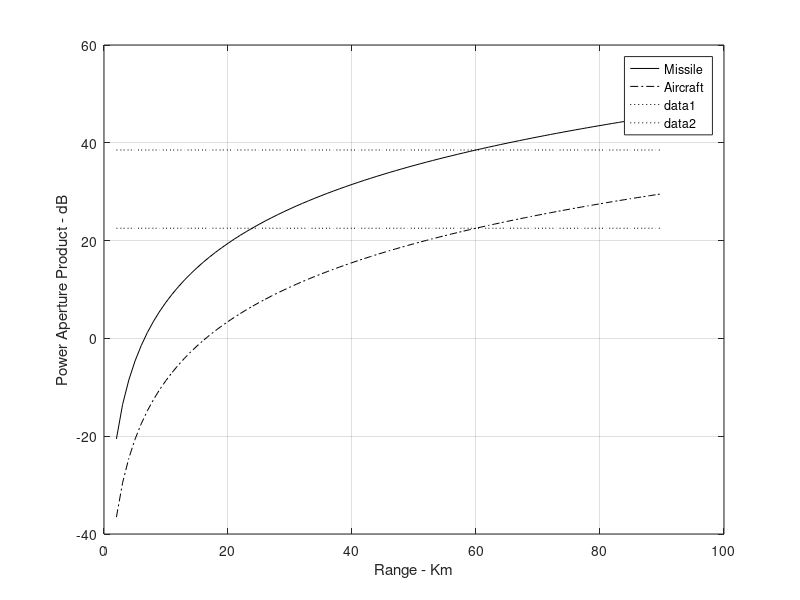

Write MATLAB code to recreate this figure. (Note: this script raises an error after producing the figure.)
% This program is used to generate Fig. 1.17 
% It implements the search radar equation defined in Eq. 1.67

clear all
close all

snr = 15.0; % Sensitivity SNR in dB        
tsc = 2.; % Antenna scan time in seconds
sigma_tgtm = -10;    % Missile RCS in dBsm
sigma_tgta = 6; % Aircraft RCS in dBsm
range = 60.0; % Sensitivity range in Km, 
te = 290.0;   % Effective noise temperature in Kelvins
nf = 8;  % Noise figure in dB           
loss = 10.0;   % Radar losses in dB
az_angle = 360.0;   % Search volume azimuth extent in degrees
el_angle = 10.0;  % Search volume elevation extent in degrees
c = 3.0e+8; % Speed of light

% Compute Omega in steradians
omega = (az_angle / 57.296) * (el_angle /57.296);
omega_db = 10.0*log10(omega); % Convert Omega to dBs
k_db = 10.*log10(1.38e-23);
te_db = 10*log10(te);
tsc_db = 10*log10(tsc);
factor = 10*log10(4*pi);
rangemdb = 10*log10(range * 1000.);
rangeadb = 10*log10(range * 1000.);

PAP_Missile = snr - sigma_tgtm - tsc_db + factor + 4.0 * rangemdb + ...
k_db + te_db + nf + loss + omega_db

PAP_Aircraft = snr - sigma_tgta - tsc_db + factor + 4.0 * rangeadb + ...
k_db + te_db + nf + loss + omega_db

index = 0;
% vary range from 2Km to 90 Km 
for rangevar = 2 : 1 : 90
  index = index + 1;
  rangedb = 10*log10(rangevar * 1000.0);
  papm(index) = snr - sigma_tgtm - tsc_db + factor + 4.0 * rangedb + ...
  k_db + te_db + nf + loss + omega_db;
  missile_PAP(index) = PAP_Missile;
  aircraft_PAP(index) = PAP_Aircraft;
  papa(index) = snr - sigma_tgta - tsc_db + factor + 4.0 * rangedb + ...
  k_db + te_db + nf + loss +omega_db;
end

 var = 2 : 1 : 90;
 figure (1)
 plot (var,papm,'k',var,papa,'k-.')
 legend ('Missile','Aircraft')
 xlabel ('Range - Km');
 ylabel ('Power Aperture Product - dB');
 hold on
 plot(var,missile_PAP,'k:',var,aircraft_PAP,'k:')
 grid
 hold of